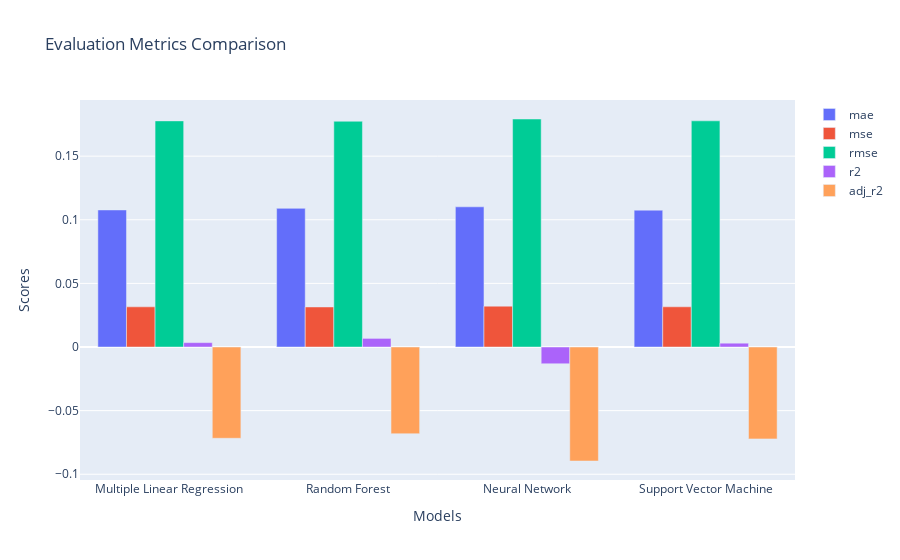

The code cell stored with this chart in its notebook:
### Code cell
# Extracting model names and metric scores
model_names = [d['model'] for d in regression_stats_val]
metric_labels = list(regression_stats_val[0].keys())[1:]
metric_scores = {metric: [d[metric] for d in regression_stats_val] for metric in metric_labels}

# Plotting the bar chart
fig = go.Figure()

for metric in metric_labels:
    fig.add_trace(go.Bar(
        x=model_names,
        y=metric_scores[metric],
        name=metric
    ))

# Updating the layout
fig.update_layout(
    title='Evaluation Metrics Comparison',
    xaxis_title='Models',
    yaxis_title='Scores',
    barmode='group'
)

# Display the plot
fig.show()

### Figure 1 — Plotly figure (JSON) as saved in the notebook; plotly's stock layout.template omitted (floating-point values rounded to 4 significant figures)
{"data": [{"name": "mae", "type": "bar", "x": ["Multiple Linear Regression", "Random Forest", "Neural Network", "Support Vector Machine"], "y": [0.1077, 0.109, 0.1102, 0.1075]}, {"name": "mse", "type": "bar", "x": ["Multiple Linear Regression", "Random Forest", "Neural Network", "Support Vector Machine"], "y": [0.03159, 0.03148, 0.03211, 0.0316]}, {"name": "rmse", "type": "bar", "x": ["Multiple Linear Regression", "Random Forest", "Neural Network", "Support Vector Machine"], "y": [0.1777, 0.1774, 0.1792, 0.1778]}, {"name": "r2", "type": "bar", "x": ["Multiple Linear Regression", "Random Forest", "Neural Network", "Support Vector Machine"], "y": [0.00345, 0.006778, -0.01315, 0.003013]}, {"name": "adj_r2", "type": "bar", "x": ["Multiple Linear Regression", "Random Forest", "Neural Network", "Support Vector Machine"], "y": [-0.07172, -0.06814, -0.08958, -0.07219]}], "layout": {"barmode": "group", "title": {"text": "Evaluation Metrics Comparison"}, "xaxis": {"title": {"text": "Models"}}, "yaxis": {"title": {"text": "Scores"}}}}
